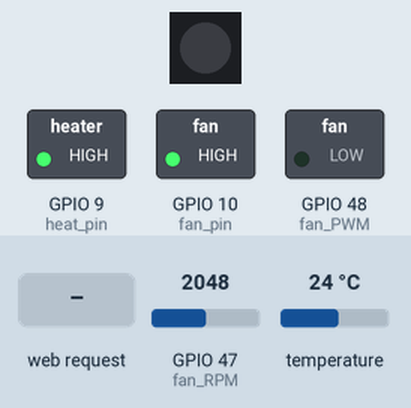
This sketch was run on a simulated ESP32. On the bench: 1 RGB LEDs in strip order, left to right, switched loads named in the sketch (green lamp = pin HIGH). The test bench sets the inputs (shaded band); at power-on: GPIO 47 (fan_RPM) = 2048, temperature 24 °C. WiFi joins after 1.5 s; servers stay silent unless stated; what the sketch prints to the serial monitor is not drawn.

Above: at 2.7 s.
2.8 s: HTTP request GET /LED/on received
At 4.0 s:
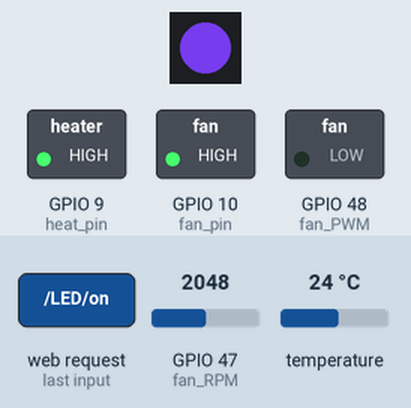
4.3 s: HTTP request GET /HEAT/on received
At 4.8 s:
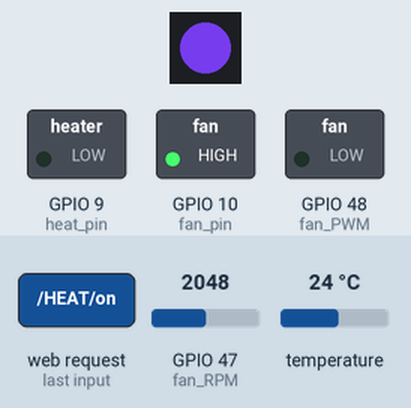
5.8 s: HTTP request GET /FAN/on received
At 7.0 s:
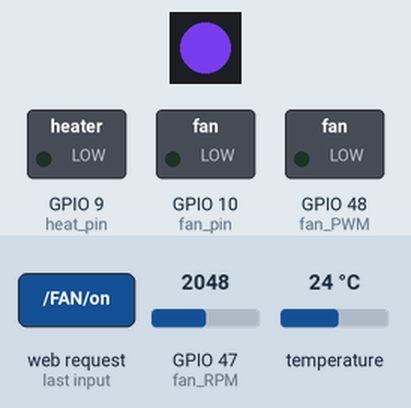
7.3 s: HTTP request GET /HEAT/off received
At 8.1 s:
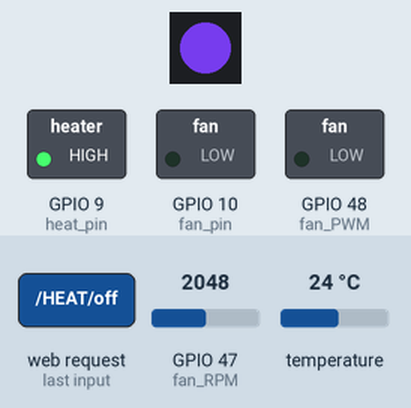
8.8 s: HTTP request GET /LED/off received
At 9.8 s:
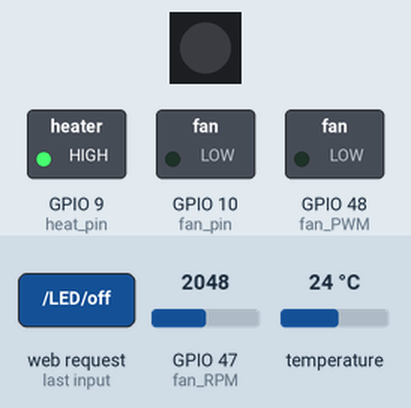
Timing chart, 0 to 11.3 s (numbered marks = the images above; inputs shaded):
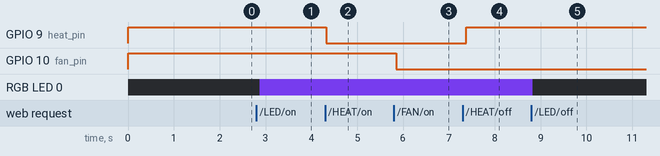

The sketch:

WebServer_v4.ino
```cpp
#include <WiFi.h>
#include "Adafruit_TMP117.h"
#include <Adafruit_NeoPixel.h>
#include <Wire.h>

// Replace with your network credentials
const char* ssid = "iPhoneAria";
const char* password = "virus2000";

// Set web server port number to 80
WiFiServer server(80);

IPAddress gateway(172, 20, 10, 1);    //gateway needs to be your router IP
IPAddress local_ip(172, 20, 10, 7);   //change this to a random static IP, make sure the last 3 parts of your gateway and IP should be same, if gateway is 192.168.100.###; IP need to be 192.168.100.... as well
IPAddress subnet(255, 255, 255, 0);
IPAddress dns(8, 8, 8, 8);

// Variable to store the HTTP request
String header;

// Variables to store the current output state
String LED_pin_state = "off";
String heat_pin_state = "off";
String fan_pin_state = "off";
String auto_pin_state = "off";

// Assign output variables to GPIO pins
const int LED_pin = 38;
const int heat_pin = 9;
const int fan_pin = 10;
const int tmp_SDA = 1;
const int tmp_SCL = 2;
const int fan_PWM = 48;
const int fan_RPM = 47;

// temperature constants
const float IDEAL_TEMP = 25.0;
const float LOWER_LIM = 23.0;
const float UPPER_LIM = 26.0;

//fan speed constants (PWM values: 0-255)
const int FAN_LOW = 1;
const int FAN_MEDIUM = 170;
const int FAN_HIGH = 255;

// Led Setup
Adafruit_NeoPixel pixels (1, LED_pin, NEO_GRB + NEO_KHZ800);

// Timing variables
unsigned long currentTime = millis();
unsigned long previousTime = 0;
const long timeoutTime = 2000; // Timeout in milliseconds

// Create an instance of the TMP117 sensor
Adafruit_TMP117 tmp117;

// Temperature variable
float currentTemperature = 0.0;

// Function to send the web page content to the client
void sendWebPage(WiFiClient& client) {

    //Update RPM and Temperature readings on the server
    client.println("<script>");
    client.println("function updateData() {");
    client.println("  var xhttp = new XMLHttpRequest();");
    client.println("  xhttp.onreadystatechange = function() {");
    client.println("    if (this.readyState == 4 && this.status == 200) {");
    client.println("      var response = this.responseText.split(',');");
    client.println("      document.getElementById('temperature').innerHTML = response[0] + ' &deg;C';");
    client.println("      document.getElementById('rpm').innerHTML = response[1] + ' RPM';");
    client.println("    }");
    client.println("  };");
    client.println("  xhttp.open('GET', '/data', true);");
    client.println("  xhttp.send();");
    client.println("}");
    client.println("setInterval(updateData, 1000);"); // Update every 100 ms
    client.println("</script>");

    client.println("<!DOCTYPE html><html>");
    client.println("<head><meta name=\"viewport\" content=\"width=device-width, initial-scale=1\">");
    client.println("<link rel=\"icon\" href=\"data:,\">");
    client.println("<style>");
    client.println("html { font-family: Helvetica; display: inline-block; margin: 0px auto; text-align: center;} ");
    client.println(".button { background-color: #4CAF50; border: none; color: white; padding: 16px 40px;");
    client.println("text-decoration: none; font-size: 30px; margin: 2px; cursor: pointer;} ");
    client.println(".button2 { background-color: #F52718; }");
    client.println("</style>");

    client.println("</head>");
    client.println("<body><h1>MIE480 NEST SMART HOME PROJECT</h1>");

    //Temperature box
    client.println("<div style='border: 2px solid #000; padding: 10px; display: inline-block; border-radius: 8px;'>");
    client.println("<p>Current Temperature: <span id='temperature'>" + String(currentTemperature) + "&deg;C</span></p>");
    client.println("</div>");

    //RPM box
    client.println("<div style='border: 2px solid #000; padding: 10px; display: inline-block; border-radius: 8px;'>");
    client.println("<p>Fan RPM: <span id='rpm'>" + String(fanRPM()) + " RPM</span></p>");
    client.println("</div>");

    //Auto Button
    client.println("<p>TURN ON AUTO MODE</p>");
    client.println("<p><a href=\"/AUTO/on\"><button class=\"button\">ON</button></a></p>");

    // Display buttons for LED, HEAT, and FAN
    sendButton(client, "LED", LED_pin_state);
    sendButton(client, "HEAT", heat_pin_state);
    sendButton(client, "FAN", fan_pin_state);

    client.println("</body></html>");
}

void sendWebPageAuto(WiFiClient& client) {

    client.println("<script>");
    client.println("function updateTemperature() {");
    client.println("  var xhttp = new XMLHttpRequest();");
    client.println("  xhttp.onreadystatechange = function() {");
    client.println("    if (this.readyState == 4 && this.status == 200) {");
    client.println("      document.getElementById('temperature').innerHTML = this.responseText + ' &deg;C';");
    client.println("    }");
    client.println("  };");
    client.println("  xhttp.open('GET', '/temperature', true);");
    client.println("  xhttp.send();");
    client.println("}");
    client.println("setInterval(updateTemperature, 100);"); // Update every second
    client.println("</script>");

    client.println("<!DOCTYPE html><html>");
    client.println("<head><meta name=\"viewport\" content=\"width=device-width, initial-scale=1\">");
    client.println("<link rel=\"icon\" href=\"data:,\">");
    client.println("<style>");
    client.println("html { font-family: Helvetica; display: inline-block; margin: 0px auto; text-align: center;} ");
    client.println(".button { background-color: #4CAF50; border: none; color: white; padding: 16px 40px;");
    client.println("text-decoration: none; font-size: 30px; margin: 2px; cursor: pointer;} ");
    client.println(".button2 { background-color: #F52718; }");
    client.println("</style>");

    client.println("</head>");
    client.println("<body><h1>MIE480 NEST SMART HOME PROJECT</h1>");
    client.println("<div style='border: 2px solid #000; padding: 10px; display: inline-block; border-radius: 8px;'>");
    client.println("<p>Current Temperature: <span id='temperature'>" + String(currentTemperature) + "&deg;C</span></p>");
    client.println("</div>");

    client.println("<p>TURN OFF AUTO MODE</p>");
    client.println("<p><a href=\"/AUTO/off\"><button class=\"button\">OFF</button></a></p>");
}

// Function to display the current state and buttons
void sendButton(WiFiClient& client, const String& pin_name, String& pin_state) {
    client.println("<p>" + pin_name + "</p>");
    if (pin_state == "off") {
        client.println("<p><a href=\"/" + pin_name + "/on\"><button class=\"button\">ON</button></a></p>");
    } else {
        client.println("<p><a href=\"/" + pin_name + "/off\"><button class=\"button button2\">OFF</button></a></p>");
    }
}

void autoControl(){
    //automatic temp control logic
  if (currentTemperature < LOWER_LIM) {
    Serial.println("exceeded lower limit, turning on heater and off fan");
    digitalWrite(heat_pin, LOW); // Turn on heater
    digitalWrite(fan_pin, HIGH); //turn off fan
  }


  else if (currentTemperature > UPPER_LIM) {
    Serial.println("exceeded upper limit, turning on fan and off heater");
    digitalWrite(heat_pin, HIGH); //turn off heater
    //maximum cooling
    digitalWrite(fan_pin, LOW); //turn on fan to max speed
    analogWrite(fan_PWM, FAN_HIGH);
  }

  delay(2000);  // Check every 10 sec
}

int fanRPM() {
    // Read fan RPM from the appropriate pin (RPM sensor or PWM measurement)
    // For now, returning a placeholder value (you can replace it with actual RPM reading logic)
    return analogRead(fan_RPM); // Replace with actual RPM reading method
}

void turnOff(){
  digitalWrite(fan_pin, HIGH); //turn off fan
  digitalWrite(heat_pin, HIGH); //turn off heater
}


void setup() {
    Serial.begin(115200);
    pixels.begin();
    pixels.clear();

    // Initialize GPIO pins as outputs
    pinMode(LED_pin, OUTPUT);
    pinMode(heat_pin, OUTPUT);
    pinMode(fan_pin, OUTPUT);

    // Set outputs to LOW initially
    digitalWrite(LED_pin, LOW);
    digitalWrite(heat_pin, HIGH);
    digitalWrite(fan_pin, HIGH);

    //Set fan PWM and RPM
    pinMode(fan_PWM, OUTPUT);
    pinMode(fan_RPM, INPUT);

    WiFi.config(local_ip, gateway, subnet, dns);

    // Connect to Wi-Fi
    Serial.print("Connecting to Wi-Fi");
    WiFi.begin(ssid, password);
    while (WiFi.status() != WL_CONNECTED) {
        delay(500);
        Serial.print(".");
    }

    // Print connection details
    Serial.println("\nWi-Fi connected.");
    Serial.print("IP Address: ");
    Serial.println(WiFi.localIP());
    server.begin();

    // Initialize the TMP117 sensor
    Wire.begin(tmp_SDA, tmp_SCL); // SDA = GPIO 1, SCL = GPIO 2
    if (!tmp117.begin()) {
        Serial.println("Failed to find TMP117 chip");
        while (1) { delay(10); }
    }
    Serial.println("TMP117 Found!");
}

void loop() {
    // Read the temperature from TMP117
    sensors_event_t temp;
    tmp117.getEvent(&temp);
    currentTemperature = temp.temperature;

    WiFiClient client = server.available(); // Listen for incoming clients

    if (client) {
        currentTime = millis();
        previousTime = currentTime;
        Serial.println("New Client connected.");
        String currentLine = "";
        sendWebPage(client);
        while (client.connected() && currentTime - previousTime <= timeoutTime) {
            currentTime = millis();
            if (client.available()) {
                char c = client.read();
                Serial.write(c); // Debug: print received character
                header += c;

                if (c == '\n') { // End of request line
                    if (currentLine.length() == 0) {
                        // HTTP header response
                        client.println("HTTP/1.1 200 OK");
                        client.println("Content-type:text/html");
                        client.println("Connection: close");
                        client.println();

                          if (header.indexOf("GET /data") >= 0) {
                            Serial.println("Sending current temperature and RPM data...");
                            client.println(String(currentTemperature) + ", " + String(fanRPM())); // Send only the temperature value
                        } if (auto_pin_state == "on") {
                            autoControl();
                        } else if (header.indexOf("GET /LED/on") >= 0) {
                            Serial.println("Turning LED ON");
                            LED_pin_state = "on";
                            pixels.setPixelColor(0, pixels.Color(100, 50, 200));
                            pixels.show();
                            sendWebPage(client);
                        } else if (header.indexOf("GET /LED/off") >= 0) {
                            Serial.println("Turning LED OFF");
                            LED_pin_state = "off";
                            pixels.setPixelColor(0, pixels.Color(0, 0, 0));
                            pixels.show();
                            sendWebPage(client);
                        } else if (header.indexOf("GET /HEAT/on") >= 0) {
                            Serial.println("Turning HEAT ON");
                            heat_pin_state = "on";
                            digitalWrite(heat_pin, LOW);
                            sendWebPage(client);
                        } else if (header.indexOf("GET /HEAT/off") >= 0) {
                            Serial.println("Turning HEAT OFF");
                            heat_pin_state = "off";
                            digitalWrite(heat_pin, HIGH);
                            sendWebPage(client);
                        } else if (header.indexOf("GET /FAN/on") >= 0) {
                            Serial.println("Turning FAN ON");
                            fan_pin_state = "on";
                            digitalWrite(fan_pin, LOW);
                            sendWebPage(client);
                        } else if (header.indexOf("GET /FAN/off") >= 0) {
                            Serial.println("Turning FAN OFF");
                            fan_pin_state = "off";
                            digitalWrite(fan_pin, HIGH);
                            sendWebPage(client);
                        }
                          else if (header.indexOf("GET /AUTO/on") >= 0) {
                            auto_pin_state = "on";
                            sendWebPageAuto(client);
                        } else if (header.indexOf("GET /AUTO/off") >= 0) {
                            auto_pin_state = "off";
                            turnOff();
                            sendWebPage(client);
                        }
                        break;
                    } else {
                        currentLine = "";
                    }
                } else if (c != '\r') {
                    currentLine += c;
                }
            }
        }

        // Close the connection
        header = "";
        client.stop();
        Serial.println("Client disconnected.");
    }
}
```

Measured:
- after the input at 2.8 s, RGB LED 0: off → RGB(100, 50, 200) after 0.07 s
- after the input at 4.3 s, GPIO 9 (heat_pin): HIGH → LOW at once
- after the input at 5.8 s, GPIO 10 (fan_pin): HIGH → LOW after 0.05 s
- after the input at 7.3 s, GPIO 9 (heat_pin): LOW → HIGH after 0.08 s
- after the input at 8.8 s, RGB LED 0: RGB(100, 50, 200) → off at once
